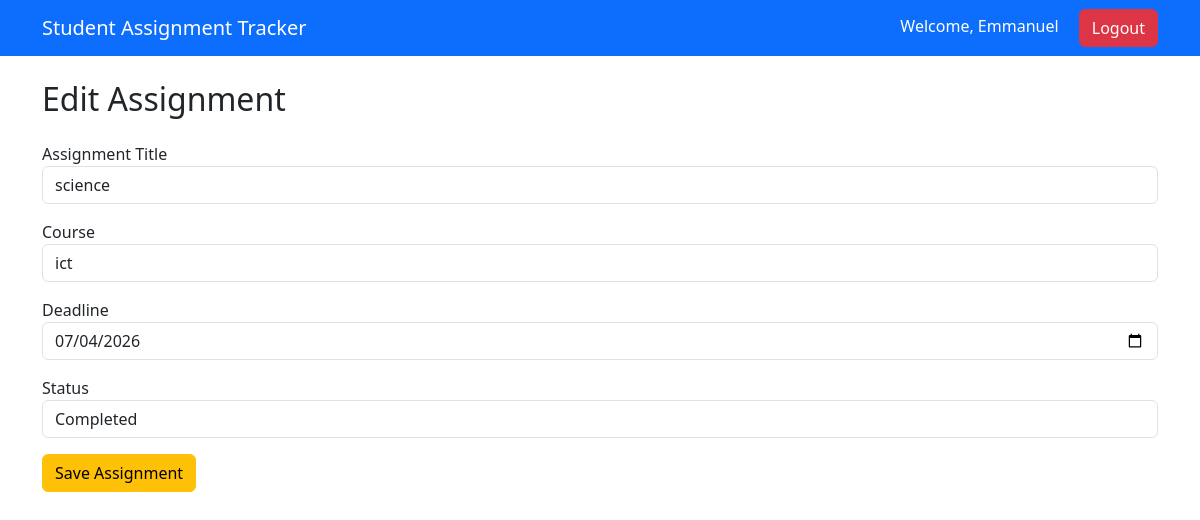
/edit/2 (signed in), run on the app's committed database.
### models.py (models this page shows, shortened)
class User(db.Model, UserMixin):
    id = db.Column(db.Integer, primary_key=True)
    username = db.Column(db.String(80), unique=True, nullable=False)
    email = db.Column(db.String(120), unique=True, nullable=False)
    password = db.Column(db.String(255), nullable=False)
    assignments = db.relationship(
        "Assignment",
        backref="user",
        lazy=True
    )

class Assignment(db.Model):
    id = db.Column(db.Integer, primary_key=True)
    title = db.Column(db.String(100), nullable=False)
    course = db.Column(db.String(100), nullable=False)
    deadline = db.Column(db.Date, nullable=False)
    status = db.Column(db.String(50), default="Pending")
    user_id = db.Column(
    db.Integer,
    db.ForeignKey("user.id"),
    nullable=True
)

### app.py (the view, shortened to what this page needs)
@app.route("/edit/<int:id>", methods=["GET", "POST"])
@login_required
def edit_assignment(id):
    assignment = Assignment.query.filter_by(id=id, user_id=current_user.id).first_or_404()
    form = AssignmentForm()
    form.title.data = assignment.title
    form.course.data = assignment.course
    form.deadline.data = assignment.deadline
    form.status.data = assignment.status
    return render_template(
        "edit_assignment.html",
        form=form
    )

### forms.py
class AssignmentForm(FlaskForm):
    title = StringField(
        "Assignment Title",
        validators=[DataRequired()]
    )
    course = StringField(
        "Course",
        validators=[DataRequired()]
    )
    deadline = DateField(
        "Deadline", format="%Y-%m-%d",
        validators=[DataRequired()]
    )
    status = SelectField(
        "Status",
        choices=[
            ("Pending", "Pending"),
            ("Completed", "Completed")
        ]
    )
    submit = SubmitField("Save Assignment")

### app.py (called while the page is built)
@login_manager.user_loader
def load_user(user_id):
    return User.query.get(int(user_id))

### templates/edit_assignment.html (shortened to what this page needs)
{% extends "base.html" %}
{% block content %}
<h2 class="mb-4">Edit Assignment</h2>
<form method="POST">
    <div class="mb-3">
        {{ form.title.label }}
        {{ form.title(class="form-control") }}
    </div>
    <div class="mb-3">
        {{ form.course.label }}
        {{ form.course(class="form-control") }}
    </div>
    <div class="mb-3">
        {{ form.deadline.label }}
        {{ form.deadline(class="form-control") }}
    </div>
    <div class="mb-3">{{ form.status.label}}
        {{ form.status(class="form-control") }}
    </div>
    <div>
        {{ form.submit(class="btn btn-warning") }}
    </div>
</form>
{% endblock %}

### templates/base.html (shortened to what this page needs)
<!DOCTYPE html>
<html lang="en">
<head>
    <link
    href="https://cdn.jsdelivr.net/npm/bootstrap@5.3.3/dist/css/bootstrap.min.css"
    rel="stylesheet">
    <link rel="stylesheet" href="{{ url_for('static', filename='style.css') }}">
</head>
<body>
    <nav class="navbar navbar-dark bg-primary">
    <div class="container">
        <a class="navbar-brand" href="/">
            Student Assignment Tracker
        </a>
        <div>
            {% if current_user.is_authenticated %}
    <span class="text-white me-3">
        Welcome, {{ current_user.username }}
    </span>
    <a href="{{ url_for('logout') }}" class="btn btn-danger">
        Logout
    </a>
            {% endif %}
        </div>
    </div>
</nav>
    <div class="container mt-4">
    {% block content %}
    {% endblock %}
</div>
</body>
</html>

### data on the page
User: username "Emmanuel"
Assignment: title "science", course "ict", deadline "07/04/2026", status "Completed"
